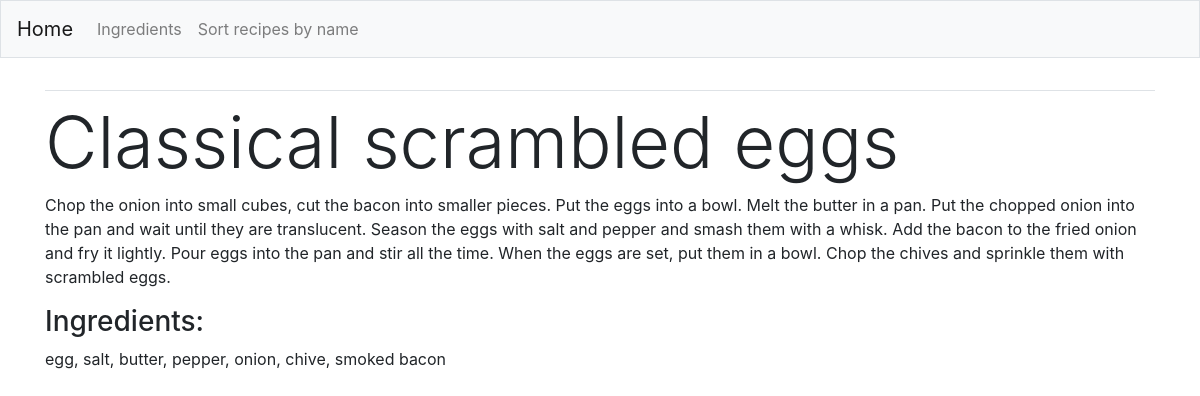
The app's page /recipe/2/ with its own data.
### culinary_recipes/models.py (models this page shows)
class Recipe(models.Model):
    title = models.CharField(max_length=50)
    context = models.TextField(max_length=1000)
    ingredients = models.ManyToManyField('Ingredient')
    def __str__(self):
        return self.title

class Ingredient(models.Model):
    name = models.CharField(max_length=50, unique=True)
    def __str__(self):
        return self.name

### culinary_recipes/views.py (the view)
# urls.py: path('recipe/<rec_id>/', views.recipe, name='recipe'),
def recipe(request, rec_id):
    recipe = Recipe.objects.get(pk=rec_id)
    context = {'recipe': recipe}
    return render(request, 'culinary_recipes/recipe.html', context)

### culinary_recipes/templates/culinary_recipes/recipe.html
{% extends "culinary_recipes/base.html" %}
{% block content %}
<div>
      <h1 class="display-3">{{ recipe }}</h1>
      {{ recipe.context }}
      <p><h3>Ingredients:</h3> {{ recipe.ingredients.all|join:", " }}</p>
</div>
{% endblock %}

### records on screen
Recipe: title "Classical scrambled eggs", context "Chop the onion into small cubes, cut the bacon into smaller pieces. Put the eggs into a bowl. Melt the butter in a pan. Put the chopped onion into the pan and wait until they are translucent. Season the eggs with salt and pepper and smash them with a whisk. Add the bacon to the fried onion and fry it lightly. Pour eggs into the pan and stir all the time. When the eggs are set, put them in a bowl. Chop the chives and sprinkle them with scrambled eggs.", ingredients.all "egg, salt, butter, pepper, onion, chive, smoked bacon"
